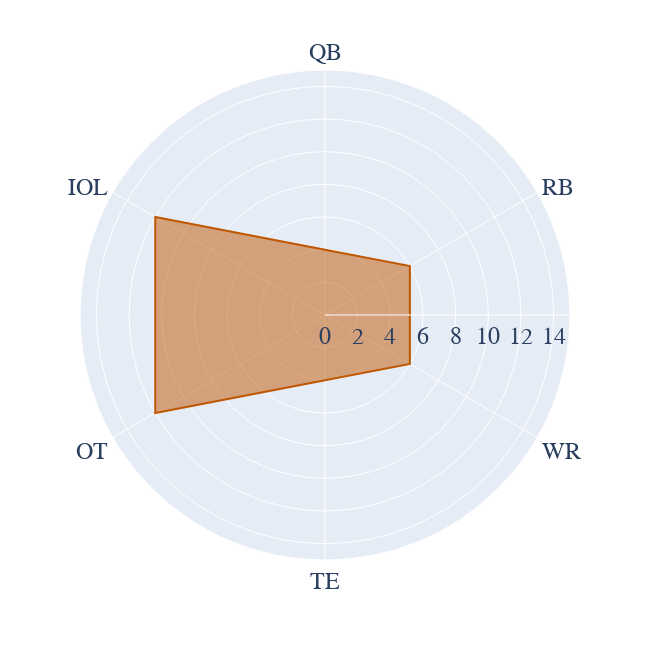

Here is the notebook cell this chart was saved with:
### Code cell
fig = px.line_polar(sark[sark['side'].isin(['offense'])].sort_values(by='order_side'), 
                    r='total_pct', 
                    theta='position_simple', 
                    line_close=True,
                    range_r = range_r,
                   color_discrete_sequence=['#bf5700']
                   )

fig.update_traces(fill='toself')
fig.update_layout({
'plot_bgcolor': 'rgba(0, 0, 0, 0)',
'paper_bgcolor': 'rgba(0, 0, 0, 0)',
    'autosize':False,
    'width':650,
    'height':650,
    'font_size':24,
    'font_family':'Helvetica'
})
fig.write_image('../images/texas_recruiting/sark_offense.png')
fig.show()

### Figure 1 — Plotly figure (JSON) as saved in the notebook; plotly's stock layout.template omitted (floating-point values rounded to 4 significant figures)
{"data": [{"fill": "toself", "hovertemplate": "total_pct=%{r}<br>position_simple=%{theta}<extra></extra>", "legendgroup": "", "line": {"color": "#bf5700", "dash": "solid"}, "marker": {"symbol": "circle"}, "mode": "lines", "name": "", "r": [4, 6, 6, 4, 12, 12, 4], "showlegend": false, "subplot": "polar", "theta": ["QB", "RB", "WR", "TE", "OT", "IOL", "QB"], "type": "scatterpolar"}], "layout": {"autosize": false, "font": {"family": "Helvetica", "size": 24}, "height": 650, "legend": {"tracegroupgap": 0}, "margin": {"t": 60}, "paper_bgcolor": "rgba(0, 0, 0, 0)", "plot_bgcolor": "rgba(0, 0, 0, 0)", "polar": {"angularaxis": {"direction": "clockwise", "rotation": 90}, "domain": {"x": [0, 1], "y": [0, 1]}, "radialaxis": {"range": [0, 15]}}, "width": 650}}
